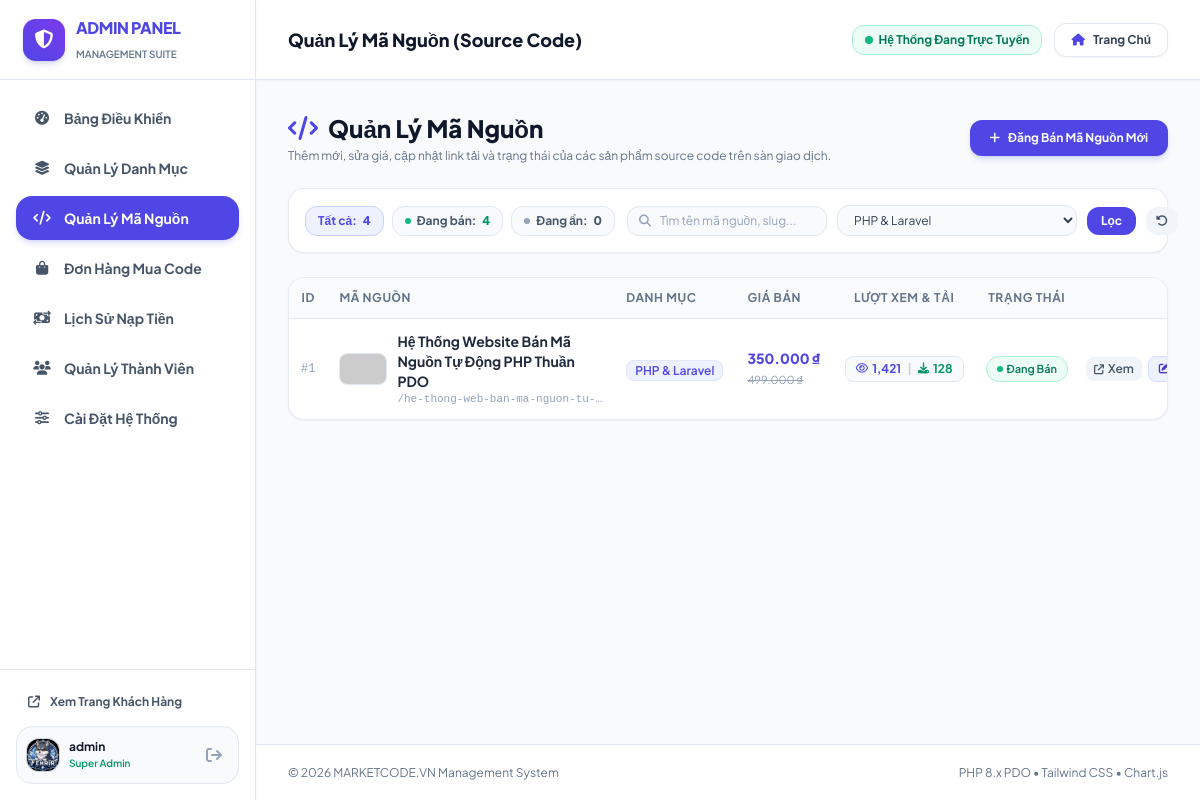
Screenshot of /admin/products.php?category_id=1 (signed in) with the database file from the repository.
### tables this page shows
CREATE TABLE `users` (
  `id` int unsigned NOT NULL AUTO_INCREMENT,
  `username` varchar(50) NOT NULL,
  `email` varchar(100) NOT NULL,
  `password` varchar(255) NOT NULL,
  `fullname` varchar(100) DEFAULT NULL,
  `avatar` varchar(255) DEFAULT 'assets/images/default-avatar.png',
  `balance` decimal(15,2) NOT NULL DEFAULT '0.00' COMMENT 'Số dư khả dụng hiện tại',
  `total_deposited` decimal(15,2) NOT NULL DEFAULT '0.00' COMMENT 'Tổng tiền đã nạp tích lũy',
  `role` enum('user','admin') NOT NULL DEFAULT 'user',
  `status` enum('active','banned') NOT NULL DEFAULT 'active',
  `oauth_provider` varchar(30) DEFAULT NULL COMMENT 'google, facebook, zalo',
  `oauth_uid` varchar(100) DEFAULT NULL,
  `remember_token` varchar(100) DEFAULT NULL,
  `created_at` datetime NOT NULL DEFAULT CURRENT_TIMESTAMP,
  `updated_at` datetime NOT NULL DEFAULT CURRENT_TIMESTAMP ON UPDATE CURRENT_TIMESTAMP,
  PRIMARY KEY (`id`),
  UNIQUE KEY `uk_users_username` (`username`),
  UNIQUE KEY `uk_users_email` (`email`),
  KEY `idx_users_role` (`role`),
  KEY `idx_users_status` (`status`),
  KEY `idx_users_oauth` (`oauth_provider`,`oauth_uid`)
);

CREATE TABLE `products` (
  `id` int unsigned NOT NULL AUTO_INCREMENT,
  `category_id` int unsigned NOT NULL,
  `title` varchar(255) NOT NULL,
  `slug` varchar(280) NOT NULL,
  `short_desc` varchar(500) DEFAULT NULL,
  `content` longtext COMMENT 'Mô tả chi tiết và hướng dẫn cài đặt',
  `price` decimal(15,2) NOT NULL DEFAULT '0.00',
  `sale_price` decimal(15,2) DEFAULT NULL COMMENT 'Giá khuyến mãi (nếu có)',
  `thumbnail` varchar(255) NOT NULL DEFAULT 'assets/images/default-thumbnail.jpg',
  `gallery` text COMMENT 'Danh sách JSON ảnh demo bổ sung',
  `demo_url` varchar(255) DEFAULT NULL COMMENT 'Link trải nghiệm live demo',
  `download_url` varchar(255) NOT NULL COMMENT 'Link lưu trữ file (Drive/Mega/Local file)',
  `file_size` varchar(50) DEFAULT '15 MB',
  `download_count` int unsigned NOT NULL DEFAULT '0',
  `views` int unsigned DEFAULT '0',
  `view_count` int unsigned NOT NULL DEFAULT '0',
  `rating` decimal(3,2) NOT NULL DEFAULT '5.00',
  `status` enum('active','hidden','draft') NOT NULL DEFAULT 'active',
  `created_at` datetime NOT NULL DEFAULT CURRENT_TIMESTAMP,
  `updated_at` datetime NOT NULL DEFAULT CURRENT_TIMESTAMP ON UPDATE CURRENT_TIMESTAMP,
  PRIMARY KEY (`id`),
  UNIQUE KEY `uk_products_slug` (`slug`),
  KEY `idx_products_category` (`category_id`),
  KEY `idx_products_price` (`price`),
  KEY `idx_products_status` (`status`),
  KEY `idx_products_downloads` (`download_count`),
  CONSTRAINT `fk_products_category` FOREIGN KEY (`category_id`) REFERENCES `categories` (`id`) ON DELETE CASCADE ON UPDATE CASCADE
);

CREATE TABLE `categories` (
  `id` int unsigned NOT NULL AUTO_INCREMENT,
  `name` varchar(100) NOT NULL,
  `slug` varchar(120) NOT NULL,
  `icon` varchar(50) DEFAULT 'fas fa-code' COMMENT 'FontAwesome class hoặc SVG name',
  `description` varchar(255) DEFAULT NULL,
  `sort_order` int NOT NULL DEFAULT '0',
  `status` tinyint(1) NOT NULL DEFAULT '1' COMMENT '1: Hiện, 0: Ẩn',
  `created_at` datetime NOT NULL DEFAULT CURRENT_TIMESTAMP,
  `updated_at` datetime NOT NULL DEFAULT CURRENT_TIMESTAMP ON UPDATE CURRENT_TIMESTAMP,
  PRIMARY KEY (`id`),
  UNIQUE KEY `uk_categories_slug` (`slug`),
  KEY `idx_categories_status_sort` (`status`,`sort_order`)
);

### admin/products.php (the view, shortened to what the rows shown need)
<?php
require_once __DIR__ . '/includes/admin_header.php';
$filterCat    = (int)($_GET['category_id'] ?? 0);
$where = ["1=1"];
$params = [];
if ($filterCat > 0) {
    $where[] = "p.category_id = ?";
    $params[] = $filterCat;
}
$whereSql = implode(' AND ', $where);
$products = [];
if ($db) {
    try {
        $sql = "SELECT p.*, c.name as category_name
                FROM products p
                JOIN categories c ON p.category_id = c.id
                WHERE $whereSql
                ORDER BY p.id DESC";
        $stmt = $db->prepare($sql);
        $stmt->execute($params);
        $products = $stmt->fetchAll();
    } catch (Exception $e) {}
}
?>
<div class="space-y-6">
    <div class="flex flex-col sm:flex-row items-start sm:items-center justify-between gap-4">
        <div>
            <h1 class="text-2xl font-black text-slate-900 flex items-center gap-2.5">
                <i class="fa-solid fa-code text-indigo-600"></i>
                <span>Quản Lý Mã Nguồn</span>
            </h1>
        </div>
    </div>
    <div class="rounded-2xl bg-white border border-slate-200/80 shadow-sm overflow-hidden">
        <div class="w-full overflow-x-auto">
            <table class="w-full text-left text-sm border-collapse">
                <thead>
                    <tr class="border-b border-slate-200 text-xs uppercase text-slate-500 bg-slate-50/80 font-bold tracking-wider">
                        <th class="py-3 px-3 w-12 text-center whitespace-nowrap">ID</th>
                        <th class="py-3 px-3 min-w-[200px] whitespace-nowrap">Mã Nguồn</th>
                        <th class="py-3 px-3 whitespace-nowrap">Danh Mục</th>
                        <th class="py-3 px-3 whitespace-nowrap">Giá Bán</th>
                        <th class="py-3 px-3 text-center whitespace-nowrap">Lượt Xem &amp; Tải</th>
                        <th class="py-3 px-2.5 text-center whitespace-nowrap">Trạng Thái</th>
                        <th class="py-3 pr-4 pl-2 text-right whitespace-nowrap">Thao Tác</th>
                    </tr>
                </thead>
                <tbody class="divide-y divide-slate-100 text-slate-700">
                    <?php if (!empty($products)): ?>
                        <?php foreach ($products as $p): ?>
                            <tr class="hover:bg-slate-50/70 transition-colors">
                                <td class="py-3 px-3 w-12 text-center font-mono text-xs text-slate-400 whitespace-nowrap">
                                    #<?= $p['id'] ?>
                                </td>
                                <td class="py-3 px-3 min-w-[200px]">
                                    <div class="flex items-center gap-2.5">
                                        <img src="<?= xss_clean($p['thumbnail']) ?>" alt="" onerror="this.onerror=null;this.src='https://placehold.co/120x80/f1f5f9/64748b?text=CODE';" class="w-12 h-8 rounded-lg object-cover border border-slate-200 shrink-0">
                                        <div class="min-w-0">
                                            <a href="<?= BASE_URL ?>/product?id=<?= $p['id'] ?>" target="_blank" class="font-bold text-slate-800 hover:text-indigo-600 transition-colors line-clamp-1 block text-xs sm:text-sm leading-snug" title="<?= xss_clean($p['title']) ?>">
                                                <?= xss_clean($p['title']) ?>
                                            </a>
                                            <span class="text-[11px] text-slate-400 font-mono truncate block max-w-xs leading-tight mt-0.5">
                                                /<?= xss_clean($p['slug']) ?>
                                            </span>
                                        </div>
                                    </div>
                                </td>
                                <td class="py-3 px-3 whitespace-nowrap">
                                    <span class="px-2 py-0.5 rounded-lg text-xs font-semibold bg-indigo-50 border border-indigo-100 text-indigo-600 whitespace-nowrap">
                                        <?= xss_clean($p['category_name']) ?>
                                    </span>
                                </td>
                                <td class="py-3 px-3 whitespace-nowrap">
                                    <div class="font-extrabold text-indigo-600 text-xs sm:text-sm whitespace-nowrap">
                                        <?= format_money(!empty($p['sale_price']) && $p['sale_price'] > 0 ? $p['sale_price'] : $p['price']) ?>
                                    </div>
                                    <?php if (!empty($p['sale_price']) && $p['sale_price'] < $p['price']): ?>
                                        <span class="text-[11px] text-slate-400 line-through whitespace-nowrap block mt-0.5">
                                            <?= format_money($p['price']) ?>
                                        </span>
                                    <?php endif; ?>
                                </td>
                                <td class="py-3 px-3 text-center whitespace-nowrap">
                                    <div class="inline-flex items-center gap-1.5 px-2.5 py-1 rounded-lg bg-slate-50 border border-slate-200 text-xs font-bold whitespace-nowrap">
                                        <span class="text-indigo-600 flex items-center gap-1" title="Lượt xem thực tế">
                                            <i class="fa-regular fa-eye text-[11px]"></i><?= number_format((int)($p['views'] ?? $p['view_count'] ?? 0)) ?>
                                        </span>
                                        <span class="text-slate-300">|</span>
                                        <span class="text-emerald-600 flex items-center gap-1" title="Lượt tải thành công">
                                            <i class="fa-solid fa-download text-[11px]"></i><?= number_format((int)$p['download_count']) ?>
                                        </span>
                                    </div>
                                </td>
                                <td class="py-3 px-2.5 text-center whitespace-nowrap">
                                    <?php if ($p['status'] === 'active'): ?>
                                        <span class="whitespace-nowrap inline-flex items-center gap-1 px-2.5 py-0.5 rounded-full text-[11px] font-semibold bg-emerald-50 text-emerald-700 border border-emerald-200">
                                            <span class="w-1.5 h-1.5 rounded-full bg-emerald-500"></span>
                                            <span>Đang Bán</span>
                                        </span>
                                    <?php endif; ?>
                                </td>
                                <td class="py-3 pr-4 pl-2 text-right whitespace-nowrap">
                                    <div class="inline-flex items-center justify-end gap-1.5 whitespace-nowrap">
                                        <a href="<?= BASE_URL ?>/product?id=<?= $p['id'] ?>" target="_blank" class="px-2 py-1 rounded-lg bg-slate-100 hover:bg-slate-200 text-slate-600 transition-colors inline-flex items-center gap-1 text-xs font-semibold shrink-0" title="Xem thử ngoài trang khách hàng">
                                            <i class="fa-solid fa-arrow-up-right-from-square text-[10px]"></i>
                                            <span>Xem</span>
                                        </a>
                                        <button type="button" onclick="editProduct(<?= htmlspecialchars(json_encode($p)) ?>)" class="px-2.5 py-1 text-xs font-semibold rounded-lg bg-indigo-50 hover:bg-indigo-100 text-indigo-700 border border-indigo-200/60 inline-flex items-center gap-1 transition-colors cursor-pointer shrink-0">
                                            <i class="fa-solid fa-pen-to-square text-[11px]"></i>
                                        </button>
                                    </div>
                                </td>
                            </tr>
                        <?php endforeach; ?>
                    <?php endif; ?>
                </tbody>
            </table>
        </div>
    </div>
</div>
<?php require_once __DIR__ . '/includes/admin_footer.php'; ?>

### admin/includes/sidebar.php (shortened to what the rows shown need)
<aside class="w-64 bg-white border-r border-slate-200 flex flex-col justify-between hidden lg:flex sticky top-0 h-screen shrink-0 z-40 shadow-sm">
    <div class="p-4 border-t border-slate-200 space-y-2">
        <div id="adminProfileBox" class="flex items-center justify-between p-2.5 rounded-2xl bg-slate-50 border border-slate-200 transition-colors">
            <div class="flex items-center gap-2.5">
                <img src="<?= xss_clean(get_user_avatar($currentUser)) ?>" alt="Avatar" onerror="this.onerror=null;this.src='https://ui-avatars.com/api/?name=Admin&background=4f46e5&color=fff&bold=true';" class="w-8 h-8 rounded-xl object-cover ring-1 ring-slate-300">
                <div class="text-xs">
                    <strong class="text-slate-900 block truncate max-w-[100px]"><?= xss_clean($currentUser['username']) ?></strong>
                    <span class="text-emerald-600 text-[10px] font-semibold">Super Admin</span>
                </div>
            </div>
        </div>
    </div>
</aside>

### rows the page displays
users: avatar (picture), username "admin"
products: id "1", title "Hệ Thống Website Bán Mã Nguồn Tự Động PHP Thuần PDO", slug "he-thong-web-ban-ma-nguon-tu-…", category.name "PHP & Laravel", sale_price "350.000 ₫", price "499.000 ₫", views "1,421", download_count "128", status "active" (drawn)

### other values shown
xss_clean($pageTitle) "Quản Lý Mã Nguồn (Source Code)"
$totalCount "4"
$activeCount "4"
$hiddenCount "0"
form field category_id "PHP & Laravel"
